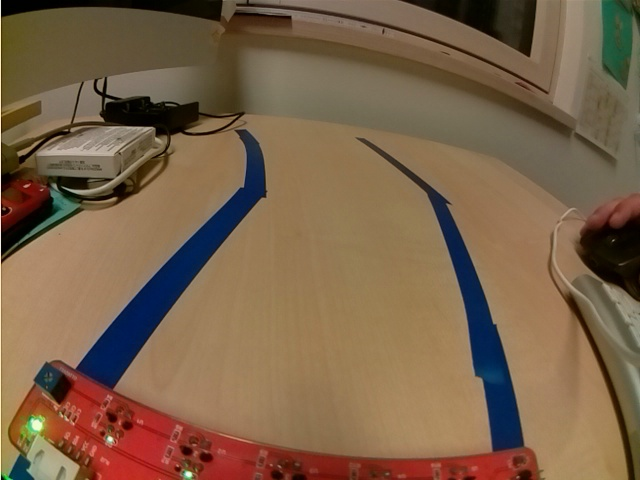
#> input picture roman/phase2/test.jpg, 640 x 480 px, given in place of the camera
$ jupyter execute camcar_video.ipynb   (text cells are left out)
#> lines starting #> are read from the running program, lines starting #| are printed output that depends on the picture; after the words box and inside, x2 and y2 are one past the last pixel; in counts of white or black regions, pixels touching at a corner belong together
### roman/phase2/Opencv/basisklassen_cam.py
#!/usr/bin/env python
# Information: Module mit Basisklasse für Camera für Projekt RPiCar
# File name: basisklassen_cam.py
# Author: Robert Heise (FIDA)
# Date created: 11/10/2021
# Date last modified: 15/09/2023
# Python Version: 3.9
# Usage: U4I/FIDA "Autonomens Fahren" Sunfounder PiCar-S

import numpy as np
import cv2
import time


class Camera(object):

    def __init__(self,
                 devicenumber: int = 0,
                 buffersize: int = 1,
                 skip_frame: int = 0,
                 height: int = None,
                 width: int = None,
                 flip: bool = True,
                 colorspace: str = 'bgr') -> None:
        """Initializes Camera

        Args:
            devicenumber (int, optional): Identifies camera to be used.
                0 for default camera. Defaults to 0.
            buffersize (int, optional): _description_. Defaults to 1.
            skip_frame (int, optional): _description_. Defaults to 0.
            height (int, optional): height of images. Defaults to None -> height defaults to camera.
            width (int, optional): height. Defaults to None -> width defaults to camera
            flip (bool, optional): mirrow image on the horizonal axis. Defaults to True.
            colorspace (str, optional): 'bgr', 'rgb', 'gray' Defaults to 'bgr'.

        Note:
            Note: Some camera do not support a free choice of height and width.
            When trying to set width or height, they default to supported formats.
            This does not concern the camera used on the RPi!
        """
        self.__devicenumber = devicenumber
        self.__VideoCapture = cv2.VideoCapture(self.__devicenumber)
        if width:
            self.__VideoCapture.set(cv2.CAP_PROP_FRAME_WIDTH, width)
        if height:
            self.__VideoCapture.set(cv2.CAP_PROP_FRAME_HEIGHT, height)
        width_active = int(self.__VideoCapture.get(cv2.CAP_PROP_FRAME_WIDTH))
        height_active = int(self.__VideoCapture.get(cv2.CAP_PROP_FRAME_HEIGHT))
        self.__imgsize = (width_active, height_active)
        self.__VideoCapture.set(cv2.CAP_PROP_BUFFERSIZE, buffersize)
        self.__flip = flip
        self.__colorspace = colorspace or 'bgr'
        self.__skip_frame = skip_frame

    # [7 lines left out: function get_size, not called in this run]

    def get_frame(self) -> np.array:
        """Returns frame with tranformations applied

        Raises:
            Exception: Exception, if camera is not accessible

        Returns:
            np.array: frame representing the image
        """
        if not self.__VideoCapture.isOpened():
            raise Exception("Could not open video device")
        else:
            if self.__skip_frame:
                for i in range(int(self.__skip_frame)):
                    _, frame = self.__VideoCapture.read()
            _, frame = self.__VideoCapture.read()
#> frame is the input picture: shape (480, 640, 3); mean B, G, R 73, 98.1, 123.1
            if self.__flip:
                frame = cv2.flip(frame, -1)
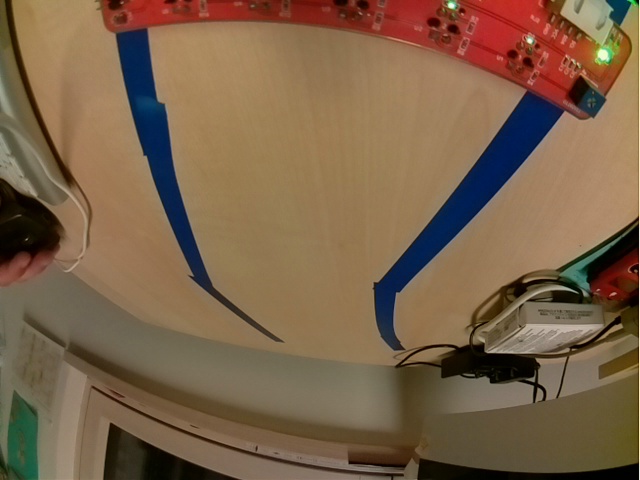
#> frame: shape (480, 640, 3); mean B, G, R 73, 98.1, 123.1
            if self.__colorspace == 'rgb':
                frame = cv2.cvtColor(frame, cv2.COLOR_BGR2RGB)
            elif self.__colorspace == 'gray':
                frame = cv2.cvtColor(frame, cv2.COLOR_BGR2GRAY)
            else:
                pass
        return frame

    # [8 lines left out: function check, not called in this run]

    def release(self) -> None:
        """Releases camera and allows other processes to access it_
        """
        self.__VideoCapture.release()


# [11 lines that do not run on import are left out]

### roman/phase2/camcar_video.ipynb
[cell 1]
import numpy as np
import cv2 as cv
import matplotlib.pylab as plt
from basisklassen_cam import Camera
import time


def draw_line_segments(line_segments,img):
    img2 = img.copy()
    img2 = cv.cvtColor(img2, cv.COLOR_GRAY2RGB)
    for line in line_segments:
        x1,y1,x2,y2 = line[0]
        #print(y1,y2,x2,x1)
        cv.line(img2,(x1,y1),(x2,y2),(200,100,100),3)
    return img2


cam = Camera()
lower = np.array([90, 0, 0])
upper = np.array([125, 255, 255])
rho = 1              # distance precision in pixel, i.e. 1 pixel
angle = np.pi / 180  # angular precision in radian, i.e. 1 degree
min_threshold = 225   # in etwas Anzal der Punkt auf der Geraden. Je geringer Min_threshold, desto mehr Geraden werden erkannt.
minLineLength = 10    # Minimale Linienlänge
maxLineGap = 4       # Maximale Anzahl von Lücken in der Linie

while True:
    img = cam.get_frame()
    img_cut = img[135:400,75:600].copy()
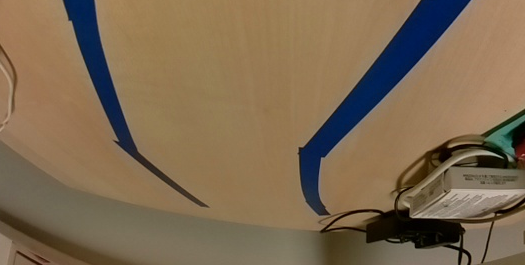
#> img_cut: shape (265, 525, 3); mean B, G, R 80.6, 105.7, 125.8
    img_cut_HSV = cv.cvtColor(img_cut,cv.COLOR_BGR2HSV)
#> img_cut_HSV: shape (265, 525, 3); mean H, S, V 24.8, 114.1, 130.6

    image_mask = cv.inRange(img_cut_HSV, lower, upper)
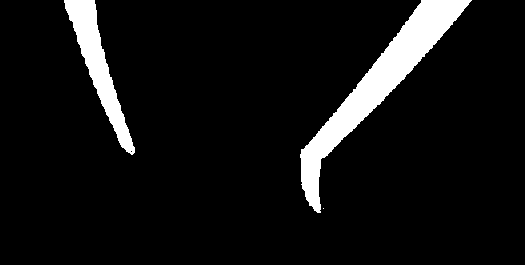
#> image_mask: shape (265, 525); 7.4% white; 3 white regions (1 under 20 px), largest, box (x1, y1, x2, y2) and area: (300, 0, 472, 213) 7249, (64, 0, 135, 155) 3109
    image_edges = cv.Canny(image_mask,200,400)
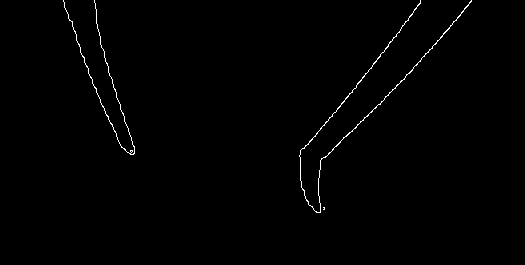
#> image_edges: shape (265, 525); 0.67% white in thin lines or dots, all inside (x1, y1, x2, y2) = (63, 0, 472, 213)
    line_segments = cv.HoughLinesP(image_mask, rho, angle, min_threshold, np.array([]), minLineLength=minLineLength, maxLineGap=maxLineGap)
#> line_segments = [[301, 161, 462, 0], [301, 165, 466, 0], [301, 168, 469, 0], [301, 159, 460, 0], [300, 155, 455, 0], [301, 171, 468, 4], [301, 152, 453, 0], [301, 175, 452, 24], [318, 131, 449, 0], [301, 179, 424, 56]]
    line_segments[:2]

    imageresult = draw_line_segments(line_segments,image_mask)
#> the loop in draw_line_segments, `for line in line_segments:` made 10 passes
#> after the loop in draw_line_segments, `for line in line_segments:`:
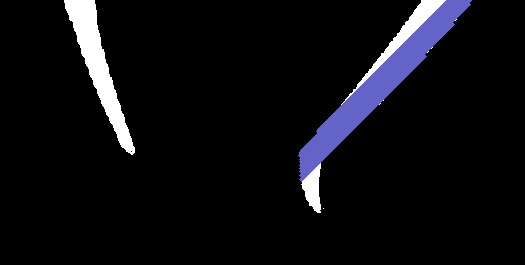
#> img2: shape (265, 525, 3); mean B, G, R 17.2, 13.1, 13.1

    cv.imshow("Display window (press q to quit)", imageresult)
    # Ende bei Drücken der Taste q
    if cv.waitKey(1) == ord('q'):
#> (key q is pressed here)
        break
    time.sleep(0.3)
# Kamera-Objekt muss "released" werden, um "später" ein neues Kamera-Objekt erstellen zu können!!!
cam.release()
cv.destroyAllWindows()

[cell 2]
# als nächstes für jedes x und y in hough-p die meanwerte ermitteln
# und als Gerade einzeichnen

$ run again, on roman/phase2/strasse.jpg
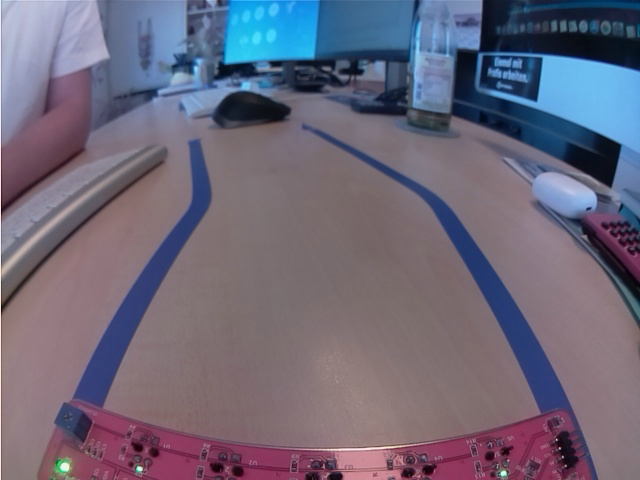
#> input picture roman/phase2/strasse.jpg, 640 x 480 px, given in place of the camera
#> in get_frame, frame is the input picture: shape (480, 640, 3); mean B, G, R 121.5, 103.9, 109.6
#> img_cut_HSV: shape (265, 525, 3); mean H, S, V 130.6, 54.3, 124.3
#> `image_mask = cv.inRange(img_cut_HSV, lower, upper)`:
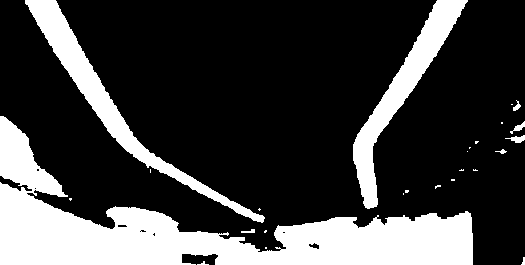
#> image_mask: shape (265, 525); 24.8% white; 26 white regions (16 under 20 px), largest, box (x1, y1, x2, y2) and area: (0, 116, 473, 265) 23719, (25, 0, 265, 223) 5491, (353, 0, 468, 209) 4951
#> image_edges: shape (265, 525); 1.8% white in thin lines or dots
#> line_segments = 85 rows, first 6: [282, 243, 472, 243], [0, 239, 472, 264], [0, 233, 254, 247], [0, 237, 472, 262], [0, 235, 259, 249], [29, 236, 41, 236]
#> the loop in draw_line_segments, `for line in line_segments:` made 85 passes
#> after the loop in draw_line_segments, `for line in line_segments:`:
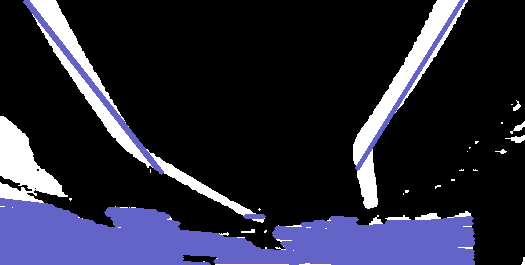
#> img2: shape (265, 525, 3); mean B, G, R 55.5, 38.7, 38.7
